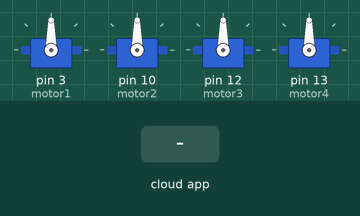
Simulated run of this sketch. Board: Arduino Uno, built with avr-gcc and run on an emulated ATmega328P. On the bench: 4 × servo. The test bench sets the inputs (shaded band). The ROS host is connected and sends only what is stated.

Above: at 1.2 s.
1.3 s: the phone or cloud app sets drive_motors to 0
At 2.2 s:
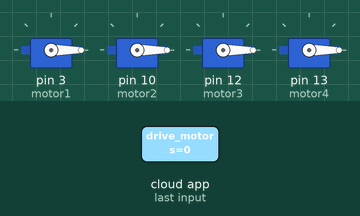
2.8 s: the phone or cloud app sets drive_motors to 45
At 3.4 s:
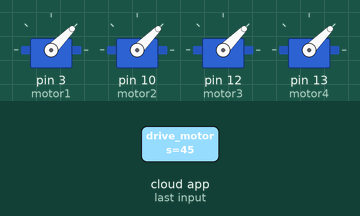
4.3 s: the phone or cloud app sets drive_motors to 180
At 5.5 s:
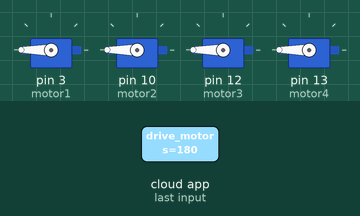
5.8 s: the phone or cloud app sets drive_motors to 90
At 6.8 s:
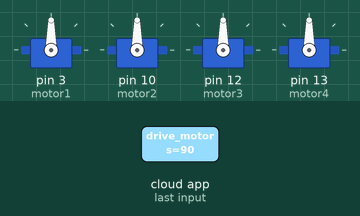
Timing chart, 0 to 8.3 s (numbered marks = the images above; inputs shaded):
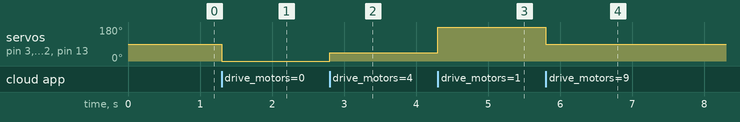

The sketch:

FRCMotorControl.ino
```cpp
/*
 * rosserial Servo Control Example
 *
 * This sketch demonstrates the control of hobby R/C servos
 * using ROS and the arduiono
 *
 * For the full tutorial write up, visit
 * www.ros.org/wiki/rosserial_arduino_demos
 *
 * For more information on the Arduino Servo Library
 * Checkout :
 * http://www.arduino.cc/en/Reference/Servo
 */
#define USE_USBCON
#if (ARDUINO >= 100)
 #include <Arduino.h>
#else
 #include <WProgram.h>
#endif

#include <Servo.h>
#include <ros.h>
#include <std_msgs/UInt16.h>

ros::NodeHandle  nh;
//Since Arduino sees FRC Motor Controllers as servos they are set as Servo Objects
Servo motor1, motor2, motor3, motor4;

void servo_cb( const std_msgs::UInt16& cmd_msg){
  int motorSpeed = cmd_msg.data;
  //Since The motor controllers are servo objects thespeed is given in servo positions.
  //Motor Speeds: stopped=90, full forward =0 , full reverse = 180
  motor1.write(motorSpeed);
  motor2.write(motorSpeed);
  motor3.write(motorSpeed);
  motor4.write(motorSpeed);
  //digitalWrite(13, HIGH-digitalRead(13));  //toggle led
}


ros::Subscriber<std_msgs::UInt16> sub("drive_motors", servo_cb);

void setup(){
//  pinMode(13, OUTPUT);

  nh.initNode();
  nh.subscribe(sub);

  motor1.attach(3); //attach it to pin 3
  motor2.attach(10);//attach it to pin 10
  motor3.attach(12);//attach it to pin 12
  motor4.attach(13);//attach it to pin 13
}

void loop(){
  nh.spinOnce();
  delay(1);
}
```

Measured:
- after the input at 1.3 s, servo on pin 3 (motor1), servo on pin 10 (motor2), servo on pin 12 (motor3), servo on pin 13 (motor4): 90° → 0° at once
- after the input at 2.8 s, servo on pin 3 (motor1), servo on pin 10 (motor2), servo on pin 12 (motor3), servo on pin 13 (motor4): 0° → 45° at once
- after the input at 4.3 s, servo on pin 3 (motor1), servo on pin 10 (motor2), servo on pin 12 (motor3), servo on pin 13 (motor4): 45° → 180° at once
- after the input at 5.8 s, servo on pin 3 (motor1), servo on pin 10 (motor2), servo on pin 12 (motor3), servo on pin 13 (motor4): 180° → 90° at once
